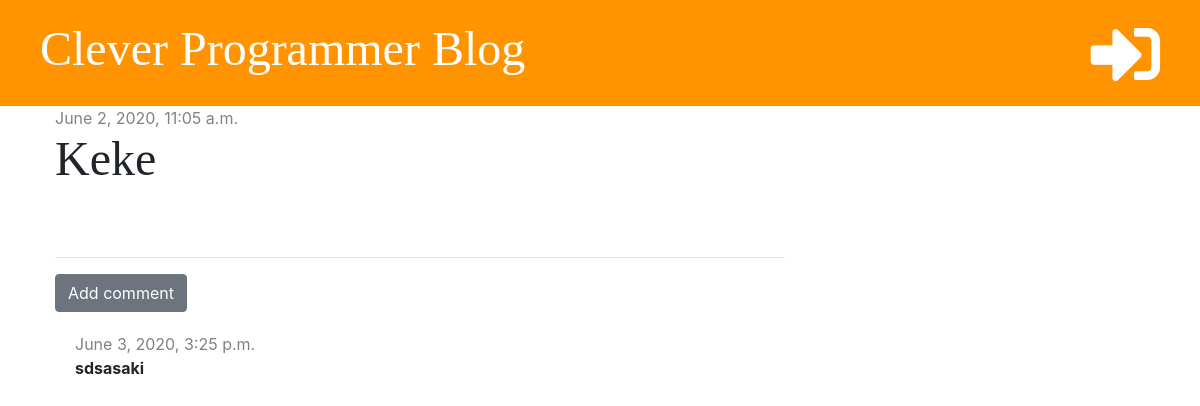
Page /post/6/ on the committed database.
### blog/models.py (models this page shows, shortened)
class Post(models.Model):
    author = models.ForeignKey('auth.User', on_delete=models.CASCADE)
    title = models.CharField(max_length=200)
    text = models.TextField()
    created_date = models.DateTimeField(default=timezone.now())
    published_date = models.DateTimeField(blank=True, null=True)

class Comment(models.Model):
    post = models.ForeignKey('blog.Post', on_delete=models.CASCADE, related_name='comments')
    author = models.CharField(max_length=200)
    text = models.TextField()
    created_date = models.DateTimeField(default=timezone.now)
    approved = models.BooleanField(default=False)

### blog/views.py (the view)
# urls.py: path('post/<int:pk>/', views.post_detail, name='post_detail'),
def post_detail(request, pk):
    post = get_object_or_404(Post, pk=pk)
    stuff_for_frontend = {'post': post}
    return render(request, 'blog/post_detail.html', stuff_for_frontend)

### blog/templatetags/markdownify.py (called while the page is built)
@register.filter
def markdown(value):
    renderer = HighlightRenderer()
    markdown = mistune.Markdown(renderer=renderer)
    return markdown(value)

### blog/templates/blog/post_detail.html (shortened to what this page needs)
{% extends 'blog/base.html' %}
{% load markdownify %}
{% block content %}
    <div class="post">
        {% if post.published_date %}
            <div class="date">
                {{ post.published_date }}
            </div>
        {% else %}
            <a href="{%  url 'post_publish' pk=post.pk %}" class="btn btn-primary">Publish</a>
        {% endif %}
        <h1>{{ post.title }}</h1>
    </div>
    <hr>
    <a href="{% url 'add_comment_to_post' pk=post.pk %}" class="btn btn-secondary">Add comment</a>
    {% for comment in post.comments.all %}
        {% if user.is_authenticated or comment.approved %}
            <div class="comment">
                <div class="date">
                    {{ comment.created_date }}
                </div>
                <strong>{{ comment.author }}</strong>
            </div>
        {% endif %}
        {% empty %}
            <p>No comments yet...</p>
    {% endfor %}
{% endblock %}

### blog/static/css/blog.css (style rules this page uses)
h1, h2, h3, h4 { font-family: 'Tangerine', 'Inconsolata', 'Droid Sans', serif; font-size: 48px; }
.date { color: #828282; }
.post { margin-bottom: 70px; }
.comment { margin: 20px 0px 20px 20px; }

### rows in the picture
Post: published_date "June 2, 2020, 11:05 a.m.", title "Keke"
Comment: created_date "June 3, 2020, 3:25 p.m.", author "sdsasaki"
